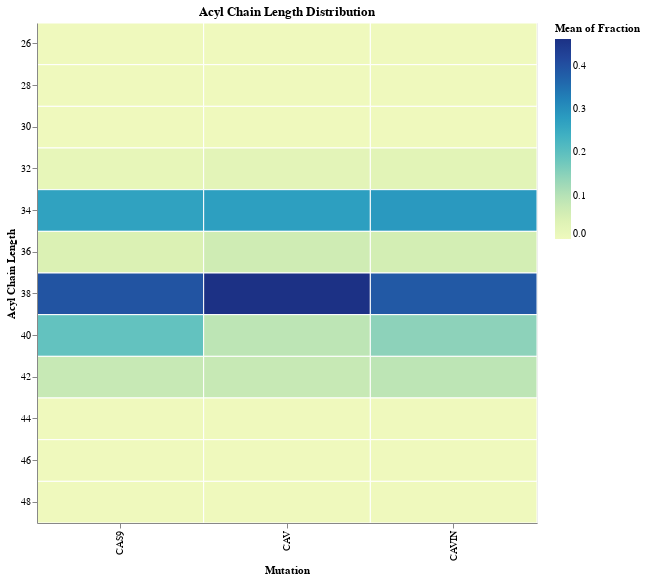

Here is the notebook cell this chart was saved with:
### Markdown cell above
## Heatmap

### Code cell
alt.Chart(ptnstd).mark_rect(stroke='white').encode(
    x='Mutation:N',
    y=alt.Y('Acyl Chain Length:O'),
    color='mean(Fraction):Q',
    tooltip=['Mutation', 'Acyl Chain Length', 'mean(Fraction)']
).properties(
    title = "Acyl Chain Length Distribution",
    width=500,
    height=500
)

### Figure 1 — Vega-Lite specification as saved in the notebook (floating-point values rounded to 4 significant figures; data arrays with more than 128 entries replaced by an {"elided": "..."} marker saying what was removed)
{"config": {"view": {"continuousWidth": 300, "continuousHeight": 300}}, "data": {"name": "data-2198b6f9f76e7c096cc048a5a1e11cde"}, "mark": {"type": "rect", "stroke": "white"}, "encoding": {"color": {"aggregate": "mean", "field": "Fraction", "type": "quantitative"}, "tooltip": [{"field": "Mutation", "type": "nominal"}, {"field": "Acyl Chain Length", "type": "quantitative"}, {"aggregate": "mean", "field": "Fraction", "type": "quantitative"}], "x": {"field": "Mutation", "type": "nominal"}, "y": {"field": "Acyl Chain Length", "type": "ordinal"}}, "height": 500, "title": "Acyl Chain Length Distribution", "width": 500, "$schema": "https://vega.github.io/schema/vega-lite/v5.8.0.json", "datasets": {"data-2198b6f9f76e7c096cc048a5a1e11cde": {"elided": "144 records"}}}
